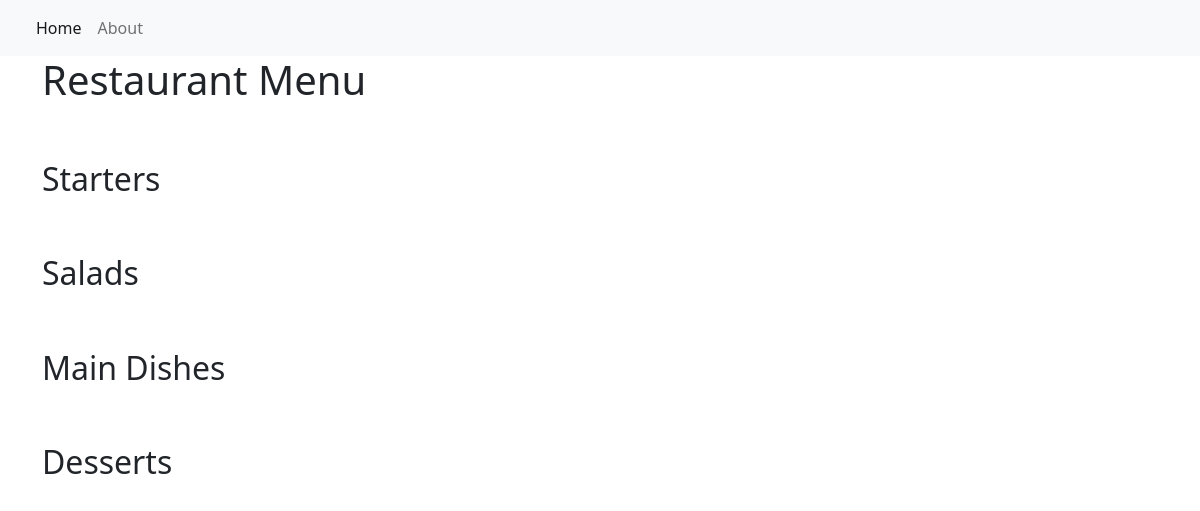
The app's page /, older data.
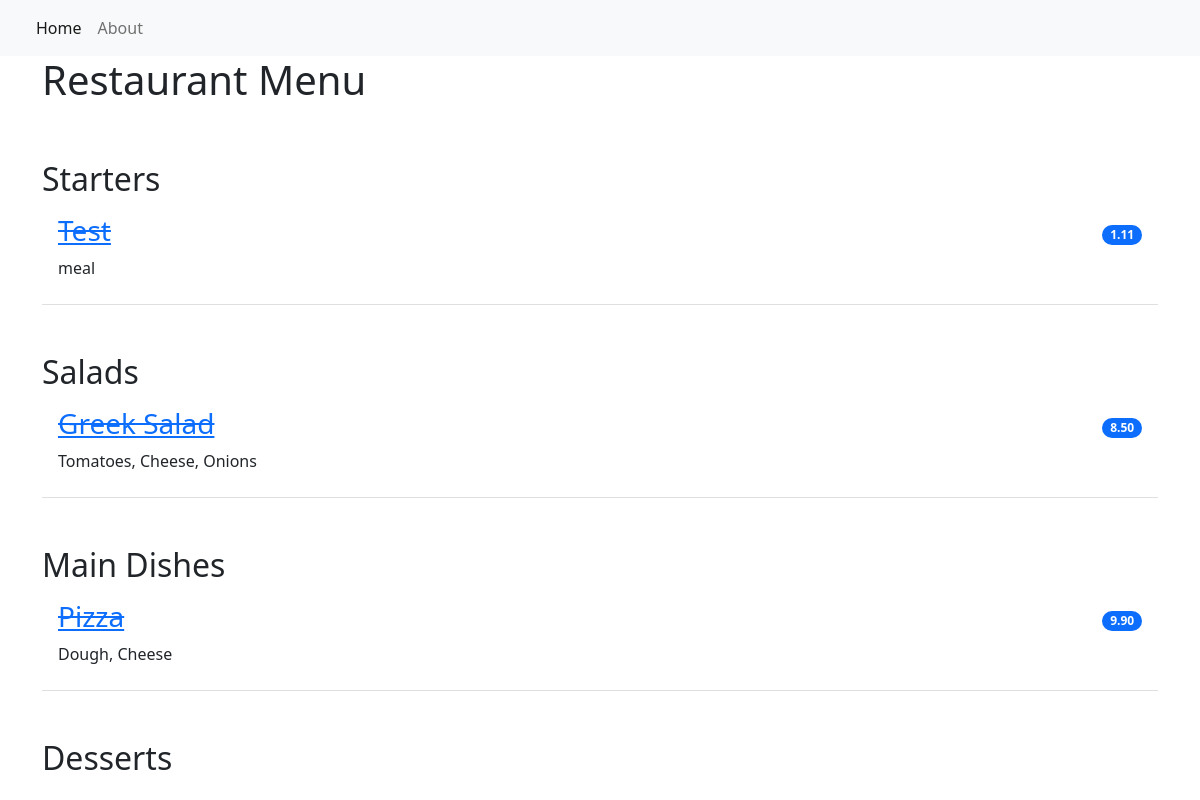
The same page, newer data.
### restaurant_menu/models.py (models this page shows, shortened)
class Item(models.Model):
    meal = models.CharField(max_length=1000, unique=True)
    description = models.CharField(max_length=2000)
    price = models.DecimalField(max_digits=10, decimal_places=2)
    meal_type = models.CharField(max_length=200, choices=MEAL_TYPE)
    author = models.ForeignKey(User, on_delete=models.PROTECT)
    status = models.IntegerField(choices=STATUS, default=1)
    date_created = models.DateTimeField(auto_now_add=True)
    date_updated = models.DateTimeField(auto_now=True)

### restaurant_menu/views.py (the view)
# urls.py: path('', views.MenuList.as_view(), name='home'),
class MenuList(generic.ListView):
    queryset = Item.objects.order_by("-date_created")
    template_name = "index.html"
    def get_context_data(self, **kwargs):
        context = super().get_context_data(**kwargs)
        context["meals"] = MEAL_TYPE
        return context

### restaurant_menu/templates/index.html (shortened to what this page needs)
{% extends 'base.html' %}
{% block content %}
<div class="container">
  <h1>Restaurant Menu</h1>
    <ul class="list-group list-group-flush">
        {% for meal in meals %}
            <h2 class="pt-5">{{ meal.1 }}</h2>
                {% for row in item_list %}
                    {% if row.meal_type == meal.0 %}
                        {% if row.status == 0 %}
                        <li class="list-group-item d-flex justify-content-between align-items-center border-0 pb-0">
                            <a href="{% url 'menu_item' row.pk %}"><h3><del>{{ row.meal }}</del></h3></a>
                            <span class="badge bg-primary rounded-pill">{{ row.price }}</span>
                        </li>
                        <li class="list-group-item pt-0">
                            <p>{{ row.description }}</p>
                        </li>
                        {% endif %}
                    {% endif %}
                {% endfor %}
        {% endfor %}
    </ul>
</div>
{% endblock content %}

### restaurant_menu/templates/base.html (shortened to what this page needs)
<!DOCTYPE html>
<html lang="en">
    <head>
        <link href="https://cdn.jsdelivr.net/npm/bootstrap@5.2.0-beta1/dist/css/bootstrap.min.css" rel="stylesheet">
    </head>
    <body>
        <nav class="navbar navbar-expand-lg bg-light">
            <div class="container-fluid">
                <div class="collapse navbar-collapse" id="navbarNav">
                    <ul class="navbar-nav">
                         <li class="nav-item">
                            <a class="nav-link active" aria-current="page" href="{% url 'home' %}">Home</a>
                        </li>
                        <li class="nav-item">
                            <a class="nav-link" aria-current="page" href="{% url 'home' %}">About</a>
                        </li>
                    </ul>
                </div>
            </div>
        </nav>
        {% block content %}
        {% endblock content %}
    </body>
</html>

Row changes from the older to the newer data that the page shows:
added Item: meal "Test", price "1.11", description "meal", shown under "Starters"
added Item: meal "Greek Salad", price "8.50", description "Tomatoes, Cheese, Onions", shown under "Salads"
added Item: meal "Pizza", price "9.90", description "Dough, Cheese", shown under "Main Dishes"
